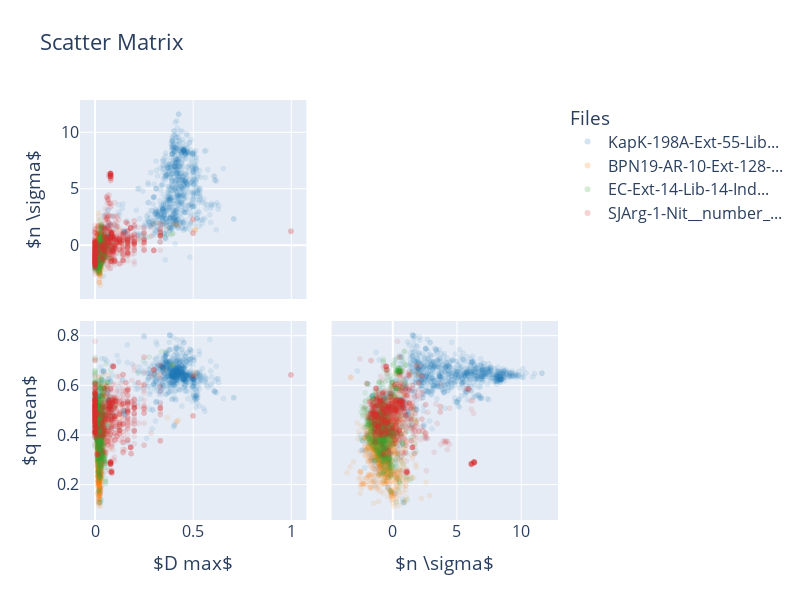

Notebook code for this chart:
### Code cell
dimensions = ['D_max', 'n_sigma', 'q_mean']
labels_list = [r'$D max$', r'$n \sigma$', r'$q mean$']
labels = {dimension: label for dimension, label in zip(dimensions, labels_list)}


# setup custom data (hover tooltip)

custom_data_columns = ['name', 'taxid', 'N_alignments_str', 'N_sum_total_str']
hovertemplate = ("<b>%{customdata[0]}</b><br><br>" 
                 "taxid: %{customdata[1]}<br>" 
                 "<br>n sigma: %{x:5.2f}<br>" 
                 "D max:    %{y:.2f}<br>" 
                 "<br>N alignments: %{customdata[2]}<br>" 
                 "N sum total:   %{customdata[3]}<br>" 
                 "<extra></extra>")


fig = px.scatter_matrix(df, dimensions=dimensions,                    
                 color="name", 
                 hover_name="name",
                 size_max=10, 
                 width=800, 
                 height=600, 
                 color_discrete_sequence=cmap, 
                 labels=labels,
                 opacity=0.1, 
                 title='Scatter Matrix',
                 custom_data=custom_data_columns
                )

fig.update_traces(diagonal_visible=False, showupperhalf=False, hovertemplate=hovertemplate)
fig.update_layout(legend_title="Files", font_size=16)

### Figure 1 — Plotly figure (JSON) as saved in the notebook; plotly's stock layout.template omitted (floating-point values rounded to 4 significant figures; data arrays with more than 128 entries replaced by an {"elided": "..."} marker saying what was removed)
{"data": [{"customdata": {"elided": "1000x4 mixed values"}, "diagonal": {"visible": false}, "dimensions": [{"axis": {"matches": true}, "label": "$D max$", "values": {"elided": "1000 float values"}}, {"axis": {"matches": true}, "label": "$n \\sigma$", "values": {"elided": "1000 float values"}}, {"axis": {"matches": true}, "label": "$q mean$", "values": {"elided": "1000 float values"}}], "hovertemplate": "<b>%{customdata[0]}</b><br><br>taxid: %{customdata[1]}<br><br>n sigma: %{x:5.2f}<br>D max:    %{y:.2f}<br><br>N alignments: %{customdata[2]}<br>N sum total:   %{customdata[3]}<br><extra></extra>", "hovertext": {"elided": "1000 str values"}, "legendgroup": "KapK-198A-Ext-55-Lib...", "marker": {"color": "#1F77B4", "opacity": 0.1, "symbol": "circle"}, "name": "KapK-198A-Ext-55-Lib...", "showlegend": true, "showupperhalf": false, "type": "splom"}, {"customdata": {"elided": "1000x4 mixed values"}, "diagonal": {"visible": false}, "dimensions": [{"axis": {"matches": true}, "label": "$D max$", "values": {"elided": "1000 float values"}}, {"axis": {"matches": true}, "label": "$n \\sigma$", "values": {"elided": "1000 float values"}}, {"axis": {"matches": true}, "label": "$q mean$", "values": {"elided": "1000 float values"}}], "hovertemplate": "<b>%{customdata[0]}</b><br><br>taxid: %{customdata[1]}<br><br>n sigma: %{x:5.2f}<br>D max:    %{y:.2f}<br><br>N alignments: %{customdata[2]}<br>N sum total:   %{customdata[3]}<br><extra></extra>", "hovertext": {"elided": "1000 str values"}, "legendgroup": "BPN19-AR-10-Ext-128-...", "marker": {"color": "#FF7F0E", "opacity": 0.1, "symbol": "circle"}, "name": "BPN19-AR-10-Ext-128-...", "showlegend": true, "showupperhalf": false, "type": "splom"}, {"customdata": {"elided": "1000x4 mixed values"}, "diagonal": {"visible": false}, "dimensions": [{"axis": {"matches": true}, "label": "$D max$", "values": {"elided": "1000 float values"}}, {"axis": {"matches": true}, "label": "$n \\sigma$", "values": {"elided": "1000 float values"}}, {"axis": {"matches": true}, "label": "$q mean$", "values": {"elided": "1000 float values"}}], "hovertemplate": "<b>%{customdata[0]}</b><br><br>taxid: %{customdata[1]}<br><br>n sigma: %{x:5.2f}<br>D max:    %{y:.2f}<br><br>N alignments: %{customdata[2]}<br>N sum total:   %{customdata[3]}<br><extra></extra>", "hovertext": {"elided": "1000 str values"}, "legendgroup": "EC-Ext-14-Lib-14-Ind...", "marker": {"color": "#2CA02C", "opacity": 0.1, "symbol": "circle"}, "name": "EC-Ext-14-Lib-14-Ind...", "showlegend": true, "showupperhalf": false, "type": "splom"}, {"customdata": {"elided": "1000x4 mixed values"}, "diagonal": {"visible": false}, "dimensions": [{"axis": {"matches": true}, "label": "$D max$", "values": {"elided": "1000 float values"}}, {"axis": {"matches": true}, "label": "$n \\sigma$", "values": {"elided": "1000 float values"}}, {"axis": {"matches": true}, "label": "$q mean$", "values": {"elided": "1000 float values"}}], "hovertemplate": "<b>%{customdata[0]}</b><br><br>taxid: %{customdata[1]}<br><br>n sigma: %{x:5.2f}<br>D max:    %{y:.2f}<br><br>N alignments: %{customdata[2]}<br>N sum total:   %{customdata[3]}<br><extra></extra>", "hovertext": {"elided": "1000 str values"}, "legendgroup": "SJArg-1-Nit__number_...", "marker": {"color": "#D62728", "opacity": 0.1, "symbol": "circle"}, "name": "SJArg-1-Nit__number_...", "showlegend": true, "showupperhalf": false, "type": "splom"}], "layout": {"dragmode": "select", "font": {"size": 16}, "height": 600, "legend": {"title": {"text": "Files"}, "tracegroupgap": 0}, "title": {"text": "Scatter Matrix"}, "width": 800}}
